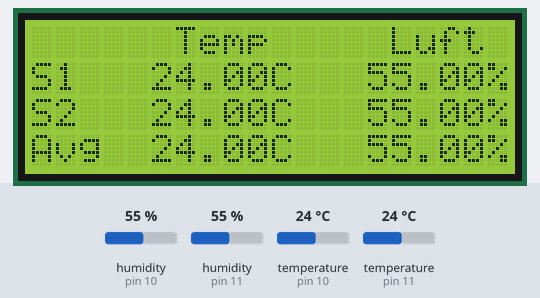
Bench run of a sketch on a simulated Arduino Uno, built with avr-gcc and run on an emulated ATmega328P. Parts: 20×4 character LCD. Wiring (inferred from the names in the program): PCF8574 port expander at I2C address 0x38. Inputs (shaded band) come from the test bench; at power-on: humidity (sensors on pin 10, pin 11) 55 %, temperature (sensors on pin 10, pin 11) 24 °C. What the sketch prints to the serial monitor is not drawn.

Above: at 10.6 s.
10.7 s: humidity (sensor on pin 10) set to 22 %
At 16.0 s:
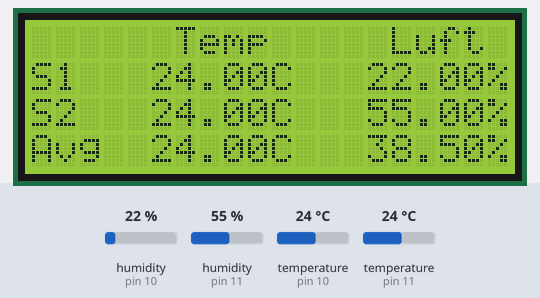
16.5 s: humidity (sensor on pin 11) set to 22 %
At 21.0 s:
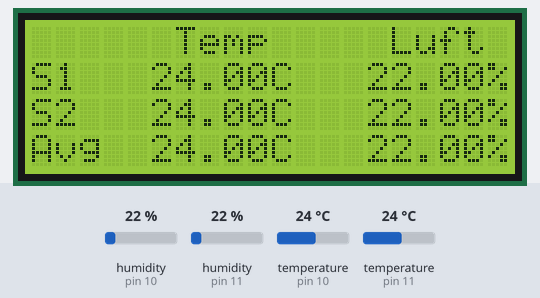
21.5 s: temperature (sensor on pin 10) set to 12 °C
At 26.0 s:
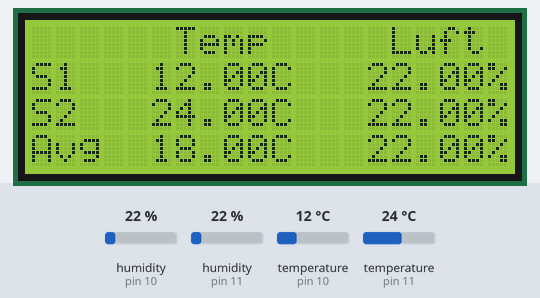
26.5 s: temperature (sensor on pin 11) set to 12 °C
At 31.0 s:
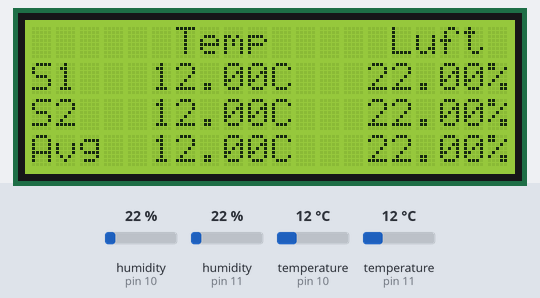
31.5 s: humidity (sensor on pin 10) set to 40 %
At 36.1 s:
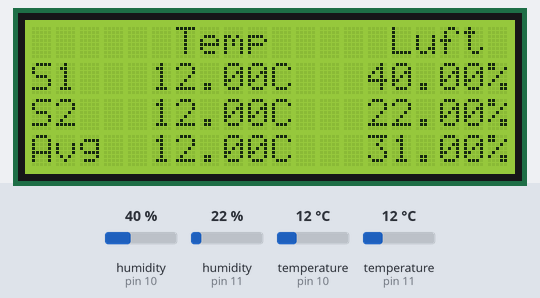
36.5 s: humidity (sensor on pin 11) set to 40 %
At 41.1 s:
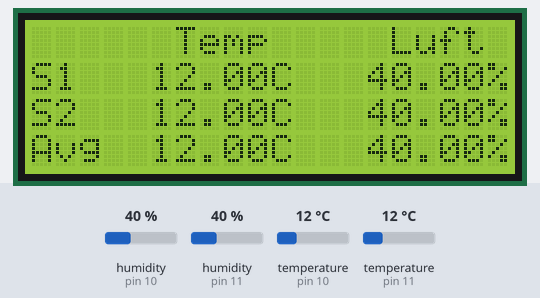
Timing chart, 0 to 42.5 s (numbered marks = the images above; inputs shaded):
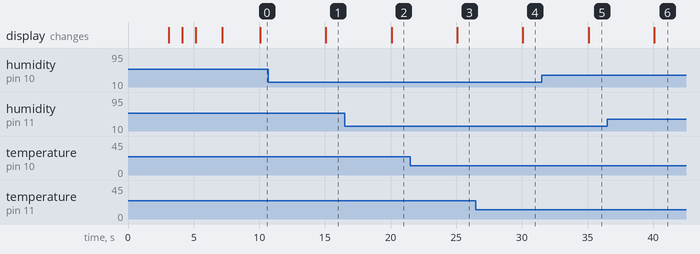

Measured:
- after the input at 10.7 s, the display: changes after 4.4 s (image 1)
- after the input at 16.5 s, the display: changes after 3.6 s (image 2)
- after the input at 21.5 s, the display: changes after 3.6 s (image 3)
- after the input at 26.5 s, the display: changes after 3.6 s (image 4)
- after the input at 31.5 s, the display: changes after 3.6 s (image 5)
- after the input at 36.5 s, the display: changes after 3.6 s (image 6)

The sketch:

Garduino.ino
```cpp
// (licence header left out)
#define GARDUINOVERSION 0.40

// Libraries
#include <Wire.h>            // I2C library
#include "RTClib.h"          // DS1307 RealTimeClock library
#include <DHT.h>             // DHT sensor library
#include <LCD.h>
#include <LiquidCrystal_I2C.h>

// Configure 20x4 LCD over I2C bus
LiquidCrystal_I2C  lcd(0x27,2,1,0,4,5,6,7); // 0x27 is the I2C bus address for an unmodified module

// Configure Real-Time-Clock
RTC_DS1307 RTC;

// Configure and initialize DHT-22 Sensor 1
#define DHT1TYPE DHT22   // DHT 22  (AM2302), AM2321
#define DHT1PIN 10        // what digital pin we're connected to
DHT dht1(DHT1PIN, DHT1TYPE);
// Configure and initialize DHT-22 Sensor 2
#define DHT2TYPE DHT22   // DHT 22  (AM2302), AM2321
#define DHT2PIN 11        // what digital pin we're connected to
DHT dht2(DHT2PIN, DHT2TYPE);

// 4-port relais on first I2C expansion board
#define I2C_RELAIS_ADDRESS 0x38
// Set the bitmasks for connected devices
const int relaisdefault = 255; // everything deactivated
const int light = 1;           // P0
const int fan1 = 2;            // P1
const int fan2 = 4;            // P2
const int exhaust = 8;         // P3

// Configure Ethernet
//byte mac[] = { 0xD4, 0x28, 0xB2, 0xFF, 0xA0, 0xA1 }; // Must be unique on local network

// Configure Thingspeak
//char thingSpeakAddress[] = "api.thingspeak.com";
//String writeAPIKey = "KVPK4FQUL5NQ0NYC";
//const unsigned long updateThingSpeakInterval = (unsigned long)120*1000; // Time interval in milliseconds to update ThingSpeak (number of seconds * 1000 = interval)

// Initialize variables
//unsigned long lastConnectionTime = 0;
//boolean lastConnected = false;
//int failedCounter = 0;

/* -------------------------------------------------------------- */
/*                User-defined defines/variables                  */
// Temperature control settings
// default temperature setting on boot
int settemperature = 25;
// refresh rate of the dht sensors in milliseconds
const int dhtsensordelay = 5000;

/* -------------------------------------------------------------- */

// Initialize variables
boolean debug = true;
float humidity1;
float temperature1;
float humidity2;
float temperature2;
float avgtemperature;
float avghumidity;
int lightontime;
int lightphase;
boolean tempPlus = false;
boolean tempMinus = false;

// Initial program
void setup() {

  // Light phases
  // 1: 12 on / 12 off
  // 2: 18 on /  6 off
  // 3: 17 on /  7 off
  switch (lightphase) {
    case 1:        // 12/12 for growing
      lightontime = 12;
    break;
    case 2:   // 18/6 for flowering
      lightontime = 18;
    break;
    case 3:   // 17/7 for enhanced flowering
      lightontime = 17;
    break;
  }

  // Initialize serial console
  Serial.begin(9600);

  // Initialize I2C
  Wire.begin();

  // Initialize LCD
  lcd.setBacklightPin(3,POSITIVE);
  lcd.setBacklight(HIGH); // NOTE: You can turn the backlight off by setting it to LOW instead of HIGH
  lcd.begin(20, 4);
  lcd.clear();

  // Initialize RTC
  //RTC.begin();

  // Initialization procedure
  // Serial output
  Serial.print("Garduino v");
  Serial.println(GARDUINOVERSION);

  // LCD Output
  lcd.setCursor(3, 0);
  lcd.print("Garduino v");
  lcd.print(GARDUINOVERSION);
  lcd.setCursor(6,2);
  lcd.print("(c) 2016");
  lcd.setCursor(2,3);
  lcd.print("Sebastian Ickler");
  delay(3000); // wait 3 seconds
  lcd.clear();
  /* ------------------------------------------------------------------- */
  /* I2C initialization */

  // 4-port relais on 0x38
  // Deactivate all ports
  relaisWrite(relaisdefault);

 /*

    // following line sets the RTC to the date & time this sketch was compiled
    // RTC.adjust(DateTime(__DATE__, __TIME__));

  } else {
    // Serial output
    Serial.println("RTC    OK");
  }

  delay(500);
  */

  /* ------------------------------------------------------------------- */
  /* Sensor initialization */

  lcd.clear();
  lcd.setCursor(0, 0);
  lcd.print("Sensors:");

  // Initialize sensor 1 (DHT-22 Temp/Humidity sensor)
  delay(1000);
  dht1.begin();

  // Reading temperature or humidity takes about 250 milliseconds!
  // Sensor readings may also be up to 2 seconds 'old' (its a very slow sensor)
  float humidity1 = dht1.readHumidity();
  // Read temperature as Celsius (the default)
  float temperature1 = dht1.readTemperature();

  lcd.setCursor(0,1);
  lcd.print("DHT1:");
  lcd.setCursor(12,1);
  if (isnan(humidity1) || isnan(temperature1)) {
    // Serial output
    Serial.println("Sensor 1 (DHT-22)    FAIL");
    lcd.print("[ FAIL ]");
    // TODO better: wait for confirmation
  } else {
    // Serial output
    Serial.println("Sensor 1 (DHT-22)    OK");
    lcd.print("[  OK  ]");
  }

  // Initialize sensor 2 (DHT-22 Temp/Humidity sensor)
  delay(1000);
  dht2.begin();
  float humidity2 = dht2.readHumidity();
  // Read temperature as Celsius (the default)
  float temperature2 = dht2.readTemperature();

  lcd.setCursor(0,2);
  lcd.print("DHT2:");
  lcd.setCursor(12,2);
  if (isnan(humidity2) || isnan(temperature2)) {
    // Serial output
    Serial.println("Sensor 2 (DHT-22)    FAIL");
    lcd.print("[ FAIL ]");
    // TODO better: wait for confirmation
  } else {
    // Serial output
    Serial.println("Sensor 2 (DHT-22)    OK");
    lcd.print("[  OK  ]");
    // LCD output
  }
  delay(2000);
  lcd.clear();
}

// Repeated checks go here.
void loop() {
  // Time and Date...
  /*
  DateTime now = RTC.now();
  int hour = now.hour();
  Serial.println(now.minute(), DEC);
  if (debug) {
    Serial.print(now.year(), DEC); Serial.print('/');
    Serial.print(now.month(), DEC); Serial.print('/');
    Serial.print(now.day(), DEC); Serial.print(" (");
    Serial.print(daysOfTheWeek[now.dayOfTheWeek()]); Serial.print(") ");
    Serial.print(now.hour(), DEC); Serial.print(':');
    Serial.print(now.minute(), DEC); Serial.print(':');
    Serial.print(now.second(), DEC);
    Serial.println();
  }
  */

  /* -------------------- BEGIN Temperature/Humidity ------------------- */

  // Reading temperature or humidity takes about 250 milliseconds!
  // Sensor readings may also be up to 2 seconds 'old' (its a very slow sensor)
  // Read temperature as Celsius (the default)
  if ((millis() % dhtsensordelay) == 0) {
    float humidity1 = dht1.readHumidity();
    float humidity2 = dht2.readHumidity();

    float temperature1 = dht1.readTemperature();
    float temperature2 = dht2.readTemperature();

    // Calculate average temperature and humidity
    float avgtemperature = (temperature1 + temperature2) / 2;
    float avghumidity = (humidity1 + humidity2) / 2;

    // Check if any reads failed and exit early (to try again).
    // Sensor 1
    if (isnan(humidity1) || isnan(temperature1)) {
      temperature1 = 0000;
      humidity1    = 0000;
    }
    // Sensor 2
    if (isnan(humidity2) || isnan(temperature2)) {
      temperature2 = 0000;
      humidity2    = 0000;
    }
    // LCD Output
    lcd.clear();
    // Head row
    lcd.setCursor(6,0);
    lcd.print("Temp");
    lcd.setCursor(15,0);
    lcd.print("Luft");

    //First sensor
    lcd.setCursor(0,1);
    lcd.print("S1");
    lcd.setCursor(5,1);
    lcd.print(temperature1);
    lcd.print("C");
    lcd.setCursor(14,1);
    lcd.print(humidity1);
    lcd.print("%");


    lcd.setCursor(0,2);
    lcd.print("S2");
    lcd.setCursor(5,2);
    lcd.print(temperature2);
    lcd.print("C");
    lcd.setCursor(14,2);
    lcd.print(humidity2);
    lcd.print("%");

    lcd.setCursor(0,3);
    lcd.print("Avg");
    lcd.setCursor(5,3);
    lcd.print(avgtemperature);
    lcd.print("C");
    lcd.setCursor(14,3);
    lcd.print(avghumidity);
    lcd.print("%");

    if (debug){
      Serial.print("Temp[1]: ");
      Serial.print(temperature1);
      Serial.print(" C\t");
      Serial.print("Humi[1]: ");
      Serial.print(humidity1);
      Serial.print("% ");
      Serial.print("\n");
      Serial.print("Temp[2]: ");
      Serial.print(temperature2);
      Serial.print(" C\t");
      Serial.print("Humi[2]: ");
      Serial.print(humidity2);
      Serial.print("% ");
      Serial.print("\n");
    }
  }
  /* --------------------- END Temperature/Humidity -------------------- */

  /* -------------------- BEGIN Temperature control -------------------- */

    if (tempPlus) {
          if (debug) {
            Serial.println("Temperature + pressed");
          }
          settemperature += 1;
    }

    if (tempMinus) {
          if (debug) {
            Serial.println("Temperature - pressed");
          }
          settemperature -= 1;
    }
  /* --------------------- END Temperature Control ---------------------- */

  /* ----------------------- BEGIN Light control ----------------------- */
  // Light control goes here
  //DateTime lightofftime (now.unixtime() + lightontime * 3600L);
  /* ------------------------ END Light control ------------------------ */

  /* ------------------------ BEGIN Fan control ------------------------ */
  // Fan control goes here
  /* Example
  int relaisStatus = relaisRead();
  //Serial.println(relaisStatus);
  if (temperature1 >= 23.00) {
     activateRelaisPort(fan1);
  }
  if (temperature1 >= 25.00){
    activateRelaisPort(fan2);
  } else {
    deactivateRelaisPort(fan2);
  }
   */
  /* ------------------------- END Fan control ------------------------- */

  /* ---------------------- BEGIN Exhaust control ---------------------- */
  // Exhaust control goes here
  /* ----------------------- END Exhaust control ----------------------- */

}

void relaisWrite(byte txData) {
  Wire.beginTransmission(I2C_RELAIS_ADDRESS);
  Wire.write(txData);
  Wire.endTransmission();
}

int relaisRead() {
  Wire.requestFrom(I2C_RELAIS_ADDRESS, 1);
  while(Wire.available())    // slave may send less than requested
  {
    int i = Wire.read();    // receive a byte as integer
    return i;
  }
}

void activateRelaisPort(int portbit) {
  int relaisStatus = relaisRead();
  if ((relaisStatus & portbit) == portbit) {
    if (debug) {
      Serial.print("Activating relais portbit ");
      Serial.println(portbit);
    }
    relaisWrite(relaisStatus - portbit);  // "0" on relais means "on"
  }
}

void deactivateRelaisPort(int portbit) {
  int relaisStatus = relaisRead();
  if ((relaisStatus & portbit) != portbit) {
    if (debug) {
      Serial.print("Deactivating relais portbit ");
      Serial.println(portbit);
    }
    relaisWrite(relaisStatus + portbit);  // "1" on relais means "off"
  }
}
```
